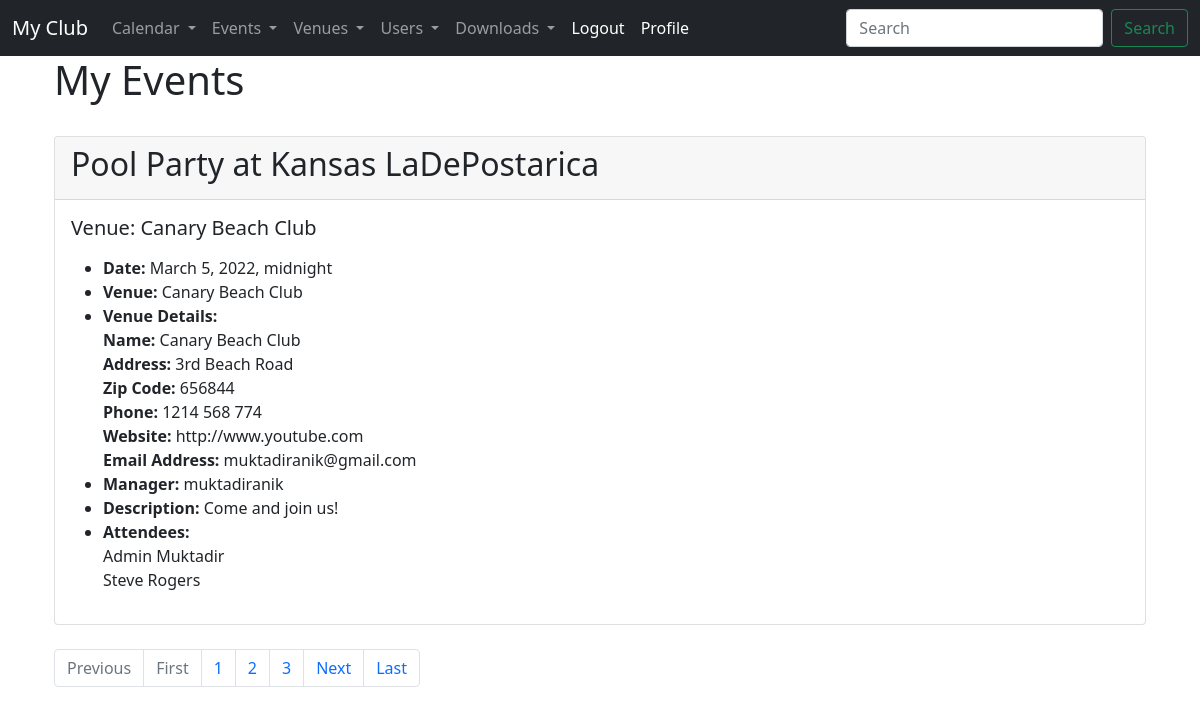
/my_events (signed in), run on the app's committed database.
### events/models.py (models this page shows, shortened)
class Event(models.Model):
    name = models.CharField("Event Name", max_length=120)
    event_date = models.DateTimeField("Event Date")
    venue = models.ForeignKey(Venue, on_delete=models.CASCADE,  blank=True, null=True)
    manager = models.ForeignKey(User, blank=True, null=True, on_delete=models.SET_NULL)
    description = models.TextField(blank=True)
    attendees = models.ManyToManyField(MyClubUser, blank=True)
    def __str__(self):
        return self.name

class Venue(models.Model):
    name = models.CharField("Venue Name", max_length=120)
    address = models.CharField(max_length=300)
    zip_code = models.CharField("Zip Code", max_length=20)
    phone = models.CharField("Contact Phone", max_length=20, blank=True)
    website = models.URLField("Website", blank=True)
    email_address = models.EmailField("Email Address", blank=True)
    owner = models.IntegerField("Venue Owner", blank=False, default=1)
    venue_image = models.ImageField(blank=True, null=True, upload_to="images/")
    def __str__(self):
        return self.name

class MyClubUser(models.Model):
    first_name = models.CharField(max_length=30)
    last_name = models.CharField(max_length=30)
    email = models.EmailField("User Email")
    def __str__(self):
        return self.first_name + " " + self.last_name

### events/views.py (the view)
# urls.py: path("my_events", views.my_events, name="my_events"),
def my_events(request):
    events = Event.objects.filter(attendees=request.user.id)
    paginator = Paginator(events, 1)
    page_number = request.GET.get("page")
    page_obj = paginator.get_page(page_number)
    count = "i" * page_obj.paginator.num_pages
    return render(request, "events/my_events.html", {
        "events": events,
        "page_obj": page_obj,
        "count": count,
    })

### events/templates/events/my_events.html (shortened to what this page needs)
{% extends "events/base.html" %}
{% block content %}
<div class="container">
    <h1>My Events</h1>
    <br>
    {% for event in page_obj %}
    <div class="card">
        <div class="card-header">
            <h2>{{ event }}</h2>
        </div>
        <div class="card-body">
            <h5 class="card-title">Venue: {{ event.venue }}</h5>
            <p class="card-text">
            <ul>
                <li><strong>Date: </strong>{{ event.event_date }}</li>
                <li><strong>Venue: </strong>{{ event.venue }}</li>
                <li><strong>Venue Details: </strong><br />
                    <strong>Name: </strong>{{ event.venue.name }}
                    <br />
                    <strong>Address: </strong>{{ event.venue.address }}
                    <br />
                    <strong>Zip Code: </strong>{{ event.venue.zip_code }}
                    <br />
                    <strong>Phone: </strong>{{ event.venue.phone }}
                    <br />
                    <strong>Website: </strong>{{ event.venue.website }}
                    <br />
                    <strong>Email Address: </strong>{{ event.venue.email_address }}
                </li>
                <li><strong>Manager: </strong>{{ event.manager }}</li>
                <li><strong>Description: </strong>{{ event.description }}</li>
                <li><strong>Attendees: </strong><br />
                    {% for user in event.attendees.all %}
                    {{ user }}
                    <br />
                    {% endfor %}
                </li>
            </ul>
            </p>
        </div>
    </div>
    <br>
    {% endfor %}
    <nav aria-label="Page navigation example">
        <ul class="pagination">
            {% if page_obj.has_previous %}
            <li class="page-item"><a class="page-link" href="?page={{ page_pbj.previous_page_number }}">Previous</a></li>
            <li class="page-item"><a class="page-link" href="?page=1">First</a></li>
            {% else %}
            <li class="page-item disabled"><a class="page-link" href="#">Previous</a></li>
            <li class="page-item disabled"><a class="page-link" href="#">First</a></li>
            {% endif %}
            {% for i in count %}
            <li class="page-item"><a class="page-link" href="?page={{ forloop.counter }}">{{ forloop.counter }}</a></li>
            {% endfor %}
            {% if page_obj.has_next %}
            <li class="page-item"><a class="page-link" href="?page={{ page_obj.next_page_number }}">Next</a></li>
            <li class="page-item"><a class="page-link" href="?page={{ page_obj.paginator.num_pages }}">Last</a></li>
            {% else %}
            <li class="page-item disabled"><a class="page-link" href="#">Next</a></li>
            <li class="page-item disabled"><a class="page-link" href="#">Last</a></li>
            {% endif %}
        </ul>
    </nav>
</div>
{% endblock %}

### data on the page
Event: name "Pool Party at Kansas LaDePostarica", venue "Canary Beach Club", event_date "March 5, 2022, midnight", venue.name "Canary Beach Club", venue.address "3rd Beach Road", venue.zip_code "656844", venue.phone "1214 568 774", venue.website "http://www.youtube.com", venue.email_address "muktadiranik@gmail.com", manager "muktadiranik", description "Come and join us!"
MyClubUser: first_name+last_name "Admin Muktadir"
MyClubUser: first_name+last_name "Steve Rogers"
